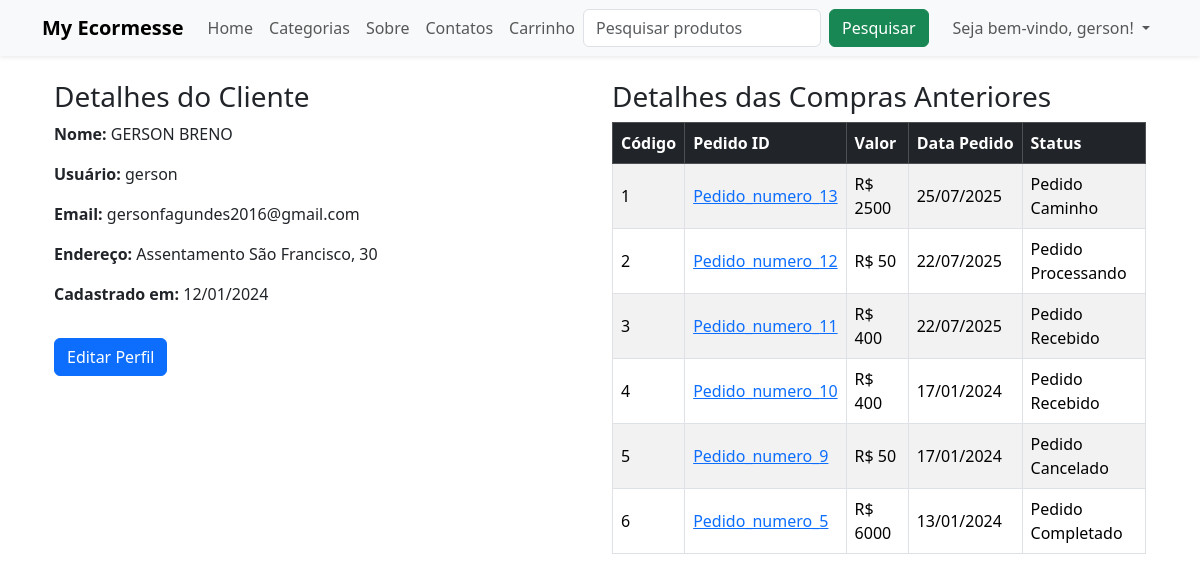
The page /perfil/ (signed in) on the database its author committed.
### lojaapp/models.py (models this page shows, shortened)
class Cliente(models.Model):
    user = models.OneToOneField(User, on_delete = models.CASCADE)
    nome_completo = models.CharField(max_length =200)
    endereco = models.CharField(max_length =200,null = True, blank = True)
    data_on = models.DateField(auto_now_add= True)

class Pedido_order(models.Model):
    carro = models.OneToOneField(Carro, on_delete= models.CASCADE)
    ordenado_por = models.CharField(max_length=200, default='SeuValorPadrão')
    endereco_envio = models.CharField(max_length=200)
    telefone = models.CharField(max_length = 10)
    email = models.EmailField(null=True, blank=True)
    subtotal = models.PositiveIntegerField()
    desconto = models.PositiveIntegerField()
    total = models.PositiveIntegerField()
    pedido_status = models.CharField(max_length = 50, choices = PEDIDO_STATUS)
    criado_em = models.DateTimeField(auto_now_add = True)

### lojaapp/views.py (the view)
# urls.py: path('perfil/', ClientePerfilView.as_view(), name='clienteperfil'),
class ClientePerfilView(TemplateView):
     template_name = 'Clienteperfil.html'
     def dispatch(self, request,*args, **kwargs):
        if request.user.is_authenticated and Cliente.objects.filter(user=request.user).exists():
           pass
        else:
            return redirect("/entrar/?next=/perfil/")
        return super().dispatch(request, *args, **kwargs)
     def get_context_data(self, **kwargs ):
        context = super().get_context_data(**kwargs)
        cliente = self.request.user.cliente
        context['cliente']= cliente
        pedido = Pedido_order.objects.filter(carro__cliente = cliente).order_by("-id")
        context['pedido'] = pedido
        return context

### lojaapp/templates/Clienteperfil.html (shortened to what this page needs)
{% extends 'base.html' %}
{% block content %}
<div class="container my-4">
  <div class="row">
    <div class="col-md-6 mb-4">
      <h3>Detalhes do Cliente</h3>
      <p><span class="fw-bold">Nome:</span> {{ cliente.nome_completo }}</p>
      <p><span class="fw-bold">Usuário:</span> {{ cliente.user.username }}</p>
      <p><span class="fw-bold">Email:</span> {{ cliente.user.email }}</p>
      <p><span class="fw-bold">Endereço:</span> {{ cliente.endereco }}</p>
      <p><span class="fw-bold">Cadastrado em:</span> {{ cliente.data_on|date:"d/m/Y" }}</p>
      <a href="{%url 'lojaapp:editarperfil' %}" class="btn btn-primary mt-3">Editar Perfil</a>
    </div>
    <div class="col-md-6 mb-4">
      <h3>Detalhes das Compras Anteriores</h3>
      <div class="table-responsive">
        <table class="table table-striped table-bordered align-middle">
          <thead class="table-dark">
            <tr>
              <th scope="col" class="text-nowrap">Código</th>
              <th scope="col" class="text-nowrap">Pedido ID</th>
              <th scope="col" class="text-nowrap">Valor</th>
              <th scope="col" class="text-nowrap">Data Pedido</th>
              <th scope="col" class="text-nowrap">Status</th>
            </tr>
          </thead>
          <tbody>
            {% for pedido in pedido %}
            <tr>
              <td>{{ forloop.counter }}</td>
              <td>
                <a href="{% url 'lojaapp:clientepedidodetalhe' pedido.pk %}">
                  Pedido_numero_{{ pedido.id }}
                </a>
              </td>
              <td>R$ {{ pedido.total }}</td>
              <td>{{ pedido.criado_em|date:"d/m/Y" }}</td>
              <td>{{ pedido.pedido_status }}</td>
            </tr>
            {% empty %}
            <tr>
              <td colspan="5" class="text-center">Nenhum pedido encontrado.</td>
            </tr>
            {% endfor %}
          </tbody>
        </table>
      </div>
    </div>
  </div>
</div>
{% endblock %}

### lojaapp/templates/base.html (shortened to what this page needs)
<!DOCTYPE html>
<html lang="pt-br">
<head>
  <link href="https://cdn.jsdelivr.net/npm/bootstrap@5.3.2/dist/css/bootstrap.min.css" rel="stylesheet" />
</head>
<body>
  <nav class="navbar navbar-expand-lg navbar-light bg-light shadow-sm">
    <div class="container">
      <a class="navbar-brand fw-bold" href="{% url 'lojaapp:home' %}">My Ecormesse</a>
      <div class="collapse navbar-collapse" id="navbarContent">
        <ul class="navbar-nav me-auto mb-2 mb-lg-0">
          <li class="nav-item">
            <a class="nav-link" href="{% url 'lojaapp:home' %}">Home</a>
          </li>
          <li class="nav-item">
            <a class="nav-link" href="{% url 'lojaapp:TodosProdutos' %}">Categorias</a>
          </li>
          <li class="nav-item">
            <a class="nav-link" href="{% url 'lojaapp:sobre' %}">Sobre</a>
          </li>
          <li class="nav-item">
            <a class="nav-link" href="{% url 'lojaapp:contato' %}">Contatos</a>
          </li>
          <li class="nav-item">
            <a class="nav-link" href="{% url 'lojaapp:meucarro' %}">Carrinho</a>
          </li>
        </ul>
        <form class="d-flex me-3" action="{% url 'lojaapp:pesquisar' %}" method="GET" role="search">
          <input
            class="form-control me-2"
            type="search"
            placeholder="Pesquisar produtos"
            aria-label="Pesquisar produtos"
            name="keyword"
            required
          />
          <button class="btn btn-success" type="submit">Pesquisar</button>
        </form>
        <ul class="navbar-nav mb-2 mb-lg-0">
          {% if request.user.cliente %}
          <li class="nav-item dropdown">
            <a
              class="nav-link dropdown-toggle"
              href="#"
              id="userDropdown"
              role="button"
              data-bs-toggle="dropdown"
              aria-expanded="false"
            >
              Seja bem-vindo, {{ request.user.username }}!
            </a>
          </li>
          {% endif %}
        </ul>
      </div>
    </div>
  </nav>
  <div class="container mt-3">
    {% block content %}
    {% endblock %}
  </div>
</body>
</html>

### rows shown on the page
Cliente: nome_completo "GERSON BRENO", user.username "gerson", user.email "gersonfagundes2016@gmail.com", endereco "Assentamento São Francisco, 30", data_on "12/01/2024"
Pedido_order: id "13", total "2500", criado_em "25/07/2025", pedido_status "Pedido Caminho"
Pedido_order: id "12", total "50", criado_em "22/07/2025", pedido_status "Pedido Processando"
Pedido_order: id "11", total "400", criado_em "22/07/2025", pedido_status "Pedido Recebido"
Pedido_order: id "10", total "400", criado_em "17/01/2024", pedido_status "Pedido Recebido"
Pedido_order: id "9", total "50", criado_em "17/01/2024", pedido_status "Pedido Cancelado"
Pedido_order: id "5", total "6000", criado_em "13/01/2024", pedido_status "Pedido Completado"

### other values the page prints
{{ request.user.username }} "gerson"
